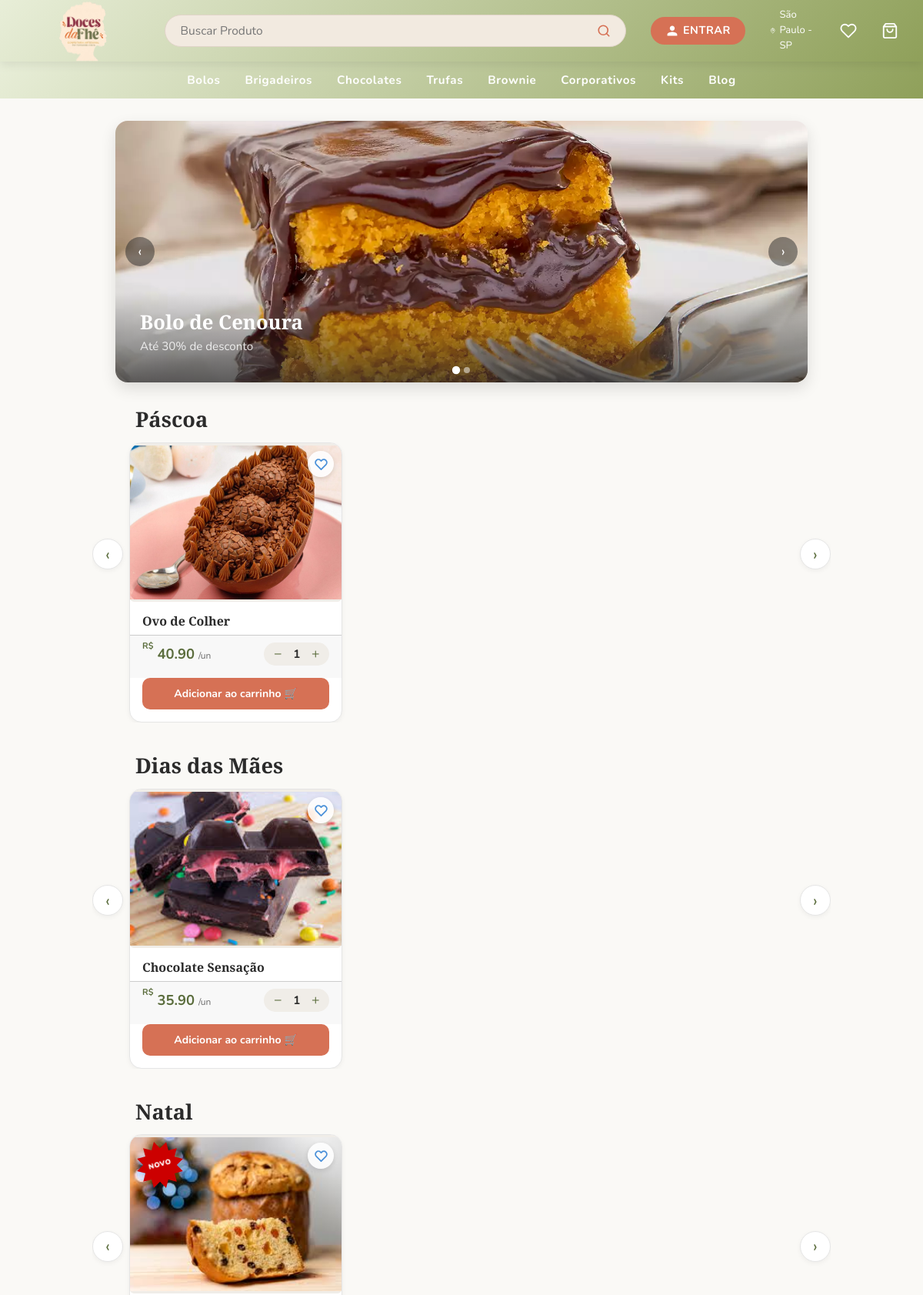
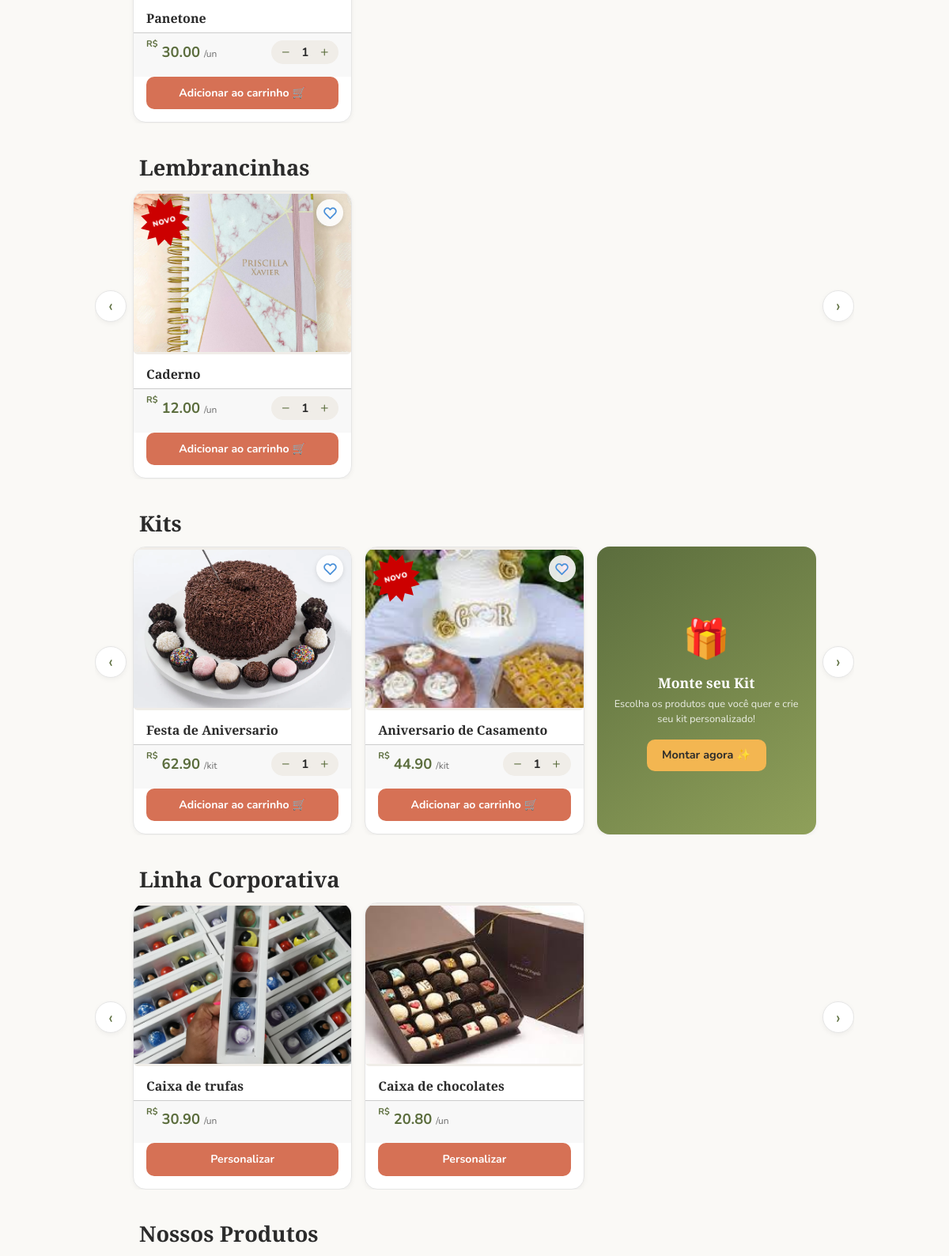
/dashboard (upper part), run on the app's committed database (2 pictures, top to bottom).
### models.py (models this page shows, shortened)
class CarrosselItem(db.Model):
    __tablename__ = "carrossel_itens"
    id         = db.Column(db.Integer, primary_key=True)
    titulo     = db.Column(db.String(200), nullable=True)
    subtitulo  = db.Column(db.String(300), nullable=True)
    imagem     = db.Column(db.String(300), nullable=False)  # nome do arquivo
    ordem      = db.Column(db.Integer, default=0)
    ativo      = db.Column(db.Boolean, default=True)
    created_at = db.Column(db.DateTime, default=datetime.utcnow)

class EventoEspecial(db.Model):
    __tablename__ = "eventos_especiais"
    id          = db.Column(db.Integer, primary_key=True)
    nome        = db.Column(db.String(100), nullable=False, unique=True)
    descricao   = db.Column(db.String(300), nullable=True)
    ativo       = db.Column(db.Boolean, default=True)
    data_inicio = db.Column(db.DateTime, nullable=True)  # None = sem restrição de início
    data_fim    = db.Column(db.DateTime, nullable=True)  # None = sem restrição de fim
    created_at  = db.Column(db.DateTime, default=datetime.utcnow)
    produtos = db.relationship('ProdutoEspecial', backref='evento', lazy=True, cascade='all, delete-orphan')
    @property
    def no_periodo(self):
        agora = datetime.now()
        if self.data_inicio and agora < self.data_inicio:
            return False
        if self.data_fim and agora > self.data_fim:
            return False
        return True

class ProdutoEspecial(db.Model):
    __tablename__ = "produtos_especiais"
    id           = db.Column(db.Integer, primary_key=True)
    evento_id    = db.Column(db.Integer, db.ForeignKey('eventos_especiais.id'), nullable=False)
    name         = db.Column(db.String(200), nullable=False)
    description  = db.Column(db.String(800), nullable=False)
    price        = db.Column(db.Numeric(10, 2), nullable=False)
    category          = db.Column(db.String(100), nullable=True, default='geral')
    image_url         = db.Column(db.String(300), nullable=True)
    mostrar           = db.Column(db.Boolean, default=True)
    estoque           = db.Column(db.Integer, default=0, nullable=False)
    estoque_minimo    = db.Column(db.Integer, default=5, nullable=False)
    quantidade_minima = db.Column(db.Integer, default=1, nullable=False)
    quantidade_maxima = db.Column(db.Integer, nullable=True)
    created_at     = db.Column(db.DateTime, default=datetime.utcnow)

class Kit(db.Model):
    __tablename__ = 'kits'
    id = db.Column(db.Integer, primary_key=True)
    name = db.Column(db.String(200), nullable=False)
    description = db.Column(db.Text, nullable=True)
    created_by = db.Column(
        db.Integer, db.ForeignKey('users.id'), nullable=False)
    is_admin_kit = db.Column(db.Boolean, default=False)   # True = admin kit
    ativo = db.Column(db.Boolean, default=True, nullable=False)
    created_at = db.Column(db.DateTime, default=datetime.utcnow)
    updated_at = db.Column(
        db.DateTime, default=datetime.utcnow, onupdate=datetime.utcnow)
    image_url      = db.Column(db.String(500), nullable=True)
    estoque        = db.Column(db.Integer, default=0, nullable=False)
    estoque_minimo = db.Column(db.Integer, default=5, nullable=False)
    products = db.relationship(
        'KitProduct', backref='kit', cascade='all, delete-orphan')
    creator = db.relationship('User', backref='kits')
    @property
    def total_price(self):
        return sum(kp.product.price * kp.quantity for kp in self.products)

class Product(db.Model):
    __tablename__ = "products"
    id          = db.Column(db.Integer, primary_key=True)
    name        = db.Column(db.String(200), unique=True, nullable=False, index=True)
    description = db.Column(db.String(800), nullable=False)
    image_url   = db.Column(db.String(300))
    price       = db.Column(db.Numeric(10, 2), nullable=False)
    category          = db.Column(db.String(100), nullable=True, default='geral')  # ✅ NOVO
    ativo             = db.Column(db.Boolean, default=True, nullable=False)
    estoque           = db.Column(db.Integer, default=0, nullable=False)
    estoque_minimo    = db.Column(db.Integer, default=5, nullable=False)
    quantidade_minima = db.Column(db.Integer, default=1, nullable=False)
    quantidade_maxima = db.Column(db.Integer, nullable=True)
    created_at     = db.Column(db.DateTime, default=datetime.utcnow)

class KitProduct(db.Model):
    __tablename__ = 'kit_products'
    kit_id = db.Column(db.Integer, db.ForeignKey('kits.id'), primary_key=True)
    product_id = db.Column(db.Integer, db.ForeignKey(
        'products.id'), primary_key=True)
    quantity = db.Column(db.Integer, default=1)
    added_at = db.Column(db.DateTime, default=datetime.utcnow)
    product = db.relationship('Product')

### app.py (the view)
@app.route('/dashboard')
def dashboard():
    produtos      = Product.query.filter(Product.ativo == True, Product.category != 'corporativos').all()
    produtos_corp = Product.query.filter_by(ativo=True, category='corporativos').all()
    eventos   = [e for e in EventoEspecial.query.filter_by(ativo=True).all() if e.no_periodo]
    carrossel = CarrosselItem.query.filter_by(ativo=True).order_by(CarrosselItem.ordem).all()
    kits      = Kit.query.filter_by(is_admin_kit=True, ativo=True).all()
    fav_p, fav_k, fav_e = _fav_sets(current_user.id) if current_user.is_authenticated else (set(), set(), set())
    rows_p = db.session.query(Avaliacao.produto_id, func.avg(Avaliacao.estrelas), func.count(Avaliacao.id))\
               .filter(Avaliacao.produto_id.isnot(None)).group_by(Avaliacao.produto_id).all()
    rows_k = db.session.query(Avaliacao.kit_id, func.avg(Avaliacao.estrelas), func.count(Avaliacao.id))\
               .filter(Avaliacao.kit_id.isnot(None)).group_by(Avaliacao.kit_id).all()
    medias_p = {r[0]: (round(r[1], 1), r[2]) for r in rows_p}
    medias_k = {r[0]: (round(r[1], 1), r[2]) for r in rows_k}
    return render_template('dashboard.html',
                           user=current_user,
                           produtos=produtos,
                           produtos_corp=produtos_corp,
                           eventos=eventos,
                           carrossel=carrossel,
                           kits=kits,
                           fav_p=fav_p, fav_k=fav_k, fav_e=fav_e,
                           medias_p=medias_p, medias_k=medias_k)

### templates/dashboard.html (shortened to what this page needs)
{% extends "admin/base.html" %}
{% block styles %}
<link rel="stylesheet" href="{{ url_for('static', filename='dashboard.css') }}">
{% endblock %}
{% block content %}
<header>
  <div class="logo">
    <a href="{{ url_for('dashboard') }}" >
      <img class="logo-img" src="{{ url_for('static', filename=site_config.logo_url if site_config and site_config.logo_url else 'uploads/logo.png') }}" alt="{{ site_config.site_name if site_config else 'Doces da Fhê' }}" />
    </a>
  </div>
  <div class="search-bar-wrap">
    <div class="search-bar">
      <input type="text" id="searchInput" placeholder="Buscar Produto"
             onkeydown="if(event.key==='Enter') buscarGlobal()" />
      <button onclick="buscarGlobal()" aria-label="Buscar"><svg xmlns="http://www.w3.org/2000/svg" width="18" height="18" viewBox="0 0 24 24" fill="none" stroke="currentColor" stroke-width="2.2" stroke-linecap="round" stroke-linejoin="round"><circle cx="11" cy="11" r="8"/><line x1="21" y1="21" x2="16.65" y2="16.65"/></svg></button>
    </div>
  </div>
  <div class="header-right">
    {% if current_user.is_authenticated %}
      <div class="user-menu">
        <span class="btn-entrar user-btn" onclick="this.closest('.user-menu').classList.toggle('open')"><svg xmlns="http://www.w3.org/2000/svg" width="16" height="16" viewBox="0 0 24 24" fill="currentColor"><path d="M12 12c2.7 0 4.8-2.1 4.8-4.8S14.7 2.4 12 2.4 7.2 4.5 7.2 7.2 9.3 12 12 12zm0 2.4c-3.2 0-9.6 1.6-9.6 4.8v2.4h19.2v-2.4c0-3.2-6.4-4.8-9.6-4.8z"/></svg> Bem-vindo, {% if current_user.is_admin %}Admin{% else %}{{ (current_user.name or current_user.email).split()[0] }}{% endif %}</span>
        <div class="user-dropdown">
          <a href="{{ url_for('meus_pedidos') }}" class="user-dropdown-item">Meus Pedidos</a>
          <a href="{{ url_for('logout') }}" class="user-dropdown-item">Sair &rarr;</a>
        </div>
      </div>
    {% else %}
      <a href="{{ url_for('login') }}" class="btn-entrar"><svg xmlns="http://www.w3.org/2000/svg" width="16" height="16" viewBox="0 0 24 24" fill="currentColor"><path d="M12 12c2.7 0 4.8-2.1 4.8-4.8S14.7 2.4 12 2.4 7.2 4.5 7.2 7.2 9.3 12 12 12zm0 2.4c-3.2 0-9.6 1.6-9.6 4.8v2.4h19.2v-2.4c0-3.2-6.4-4.8-9.6-4.8z"/></svg> ENTRAR</a>
    {% endif %}
    <span class="location">
      São Paulo - SP
    </span>
    <a href="{{ url_for('favoritos') }}" class="cart-icon-wrap" title="Favoritos">
      <svg width="22" height="22" viewBox="0 0 24 24" fill="none" stroke="white" stroke-width="2" stroke-linecap="round" stroke-linejoin="round">
        <path d="M20.84 4.61a5.5 5.5 0 0 0-7.78 0L12 5.67l-1.06-1.06a5.5 5.5 0 0 0-7.78 7.78l1.06 1.06L12 21.23l7.78-7.78 1.06-1.06a5.5 5.5 0 0 0 0-7.78z"/>
      </svg>
    </a>
    <a href="{{ url_for('carrinho') }}" class="cart-icon-wrap">
      <svg width="22" height="22" fill="white" viewBox="0 0 24 24">
        <path d="M6 2 3 6v14a2 2 0 0 0 2 2h14a2 2 0 0 0 2-2V6l-3-4zM3 6h18M16 10a4 4 0 0 1-8 0"
              stroke="white" stroke-width="2" fill="none" stroke-linecap="round" stroke-linejoin="round"/>
      </svg>
    </a>
  </div>
</header>
<nav>
  <a href="{{ url_for('categoria', nome='bolos') }}">Bolos</a>
  <a href="{{ url_for('categoria', nome='brigadeiros') }}">Brigadeiros</a>
  <a href="{{ url_for('categoria', nome='chocolates') }}">Chocolates</a>
  <a href="{{ url_for('categoria', nome='trufas') }}">Trufas</a>
  <a href="{{ url_for('categoria', nome='brownie') }}">Brownie</a>
  <a href="{{ url_for('categoria', nome='corporativos') }}">Corporativos</a>
  <a href="{{ url_for('kits_loja') }}">Kits</a>
  <a href="#">Blog</a>
</nav>
<div class="carrossel-wrap">
  <button class="carousel-btn prev" onclick="moverCarrossel(-1)">&#8249;</button>
  <div class="carrossel-track" id="carrosselTrack">
    {% if carrossel %}
      {% for item in carrossel %}
      <div class="carrossel-slide {% if loop.first %}active{% endif %}">
        <img src="{{ url_for('static', filename='uploads/carrossel/' + item.imagem) }}"
             alt="{{ item.titulo or 'Doces da Fhê' }}">
        {% if item.titulo or item.subtitulo %}
        <div class="carrossel-caption">
          {% if item.titulo %}<h2>{{ item.titulo }}</h2>{% endif %}
          {% if item.subtitulo %}<p>{{ item.subtitulo }}</p>{% endif %}
        </div>
        {% endif %}
      </div>
      {% endfor %}
    {% endif %}
  </div>
  <button class="carousel-btn next" onclick="moverCarrossel(1)">&#8250;</button>
  {% if carrossel|length > 1 %}
  <div class="carrossel-dots" id="carrosselDots">
    {% for item in carrossel %}
    <span class="dot {% if loop.first %}active{% endif %}"
          onclick="irParaSlide({ loop,index0 })"></span>
    {% endfor %}
  </div>
  {% endif %}
</div>
{% for evento in eventos %}
  {% if evento.ativo %}
    {% set produtos_visiveis = evento.produtos | selectattr('mostrar') | list %}
    {% if produtos_visiveis %}
    <h2 class="section-title">{{ evento.nome }}</h2>
    <div class="cards-carrossel-wrap">
      <button class="cards-btn prev" onclick="moverCards('evento-{{ loop.index }}', -1)">&#8249;</button>
      <div class="cards-track" id="evento-{{ loop.index }}">
        {% for p in produtos_visiveis %}
        <div class="card produto-item" data-nome="{{ p.name | lower }}">
          <button class="btn-fav {% if p.id in fav_e %}ativo{% endif %}"
                  data-tipo="especial" data-id="{{ p.id }}"
                  onclick="toggleFav(this)" title="Favoritar"><svg viewBox="0 0 24 24" width="17" height="17"><path d="M20.84 4.61a5.5 5.5 0 0 0-7.78 0L12 5.67l-1.06-1.06a5.5 5.5 0 0 0-7.78 7.78l1.06 1.06L12 21.23l7.78-7.78 1.06-1.06a5.5 5.5 0 0 0 0-7.78z"/></svg></button>
          {% if p.created_at and (now() - p.created_at).days < (site_config.new_badge_days or 7) %}<span class="badge-novo">Novo</span>{% endif %}
          <a href="{{ url_for('produto_especial_detalhe', id=p.id) }}" class="card-link-inner">
            <div class="card-img">
              {% if p.image_url %}
                <img src="{{ url_for('static', filename=p.image_url) }}" alt="{{ p.name }}">
              {% else %}🍰{% endif %}
            </div>
            <div class="card-body">
              <h3>{{ p.name }}</h3>
            </div>
          </a>
          <div class="card-footer">
            <span class="price"><sup>R$</sup> {{ "%.2f"|format(p.price) }} <span class="per">/un</span></span>
            <div class="qty" id="qty-e-{{ p.id }}">
              <button onclick="changeQty('e-{{ p.id }}', -1)">−</button>
              <span>1</span>
              <button onclick="changeQty('e-{{ p.id }}', 1)">+</button>
            </div>
          </div>
          <form method="POST" action="{{ url_for('adicionar_carrinho') }}">
            <button type="submit" class="btn-cart">Adicionar ao carrinho 🛒</button>
          </form>
        </div>
        {% endfor %}
      </div>
      <button class="cards-btn next" onclick="moverCards('evento-{{ loop.index }}', 1)">&#8250;</button>
    </div>
    {% endif %}
  {% endif %}
{% endfor %}
<h2 class="section-title">Kits</h2>
<div class="cards-carrossel-wrap">
  <button class="cards-btn prev" onclick="moverCards('kitsGridAll', -1)">&#8249;</button>
  <div class="cards-track" id="kitsGridAll">
    {% for kit in kits %}
    <div class="card produto-item" data-nome="{{ kit.name | lower }}">
      <button class="btn-fav {% if kit.id in fav_k %}ativo{% endif %}"
              data-tipo="kit" data-id="{{ kit.id }}"
              onclick="toggleFav(this)" title="Favoritar"><svg viewBox="0 0 24 24" width="17" height="17"><path d="M20.84 4.61a5.5 5.5 0 0 0-7.78 0L12 5.67l-1.06-1.06a5.5 5.5 0 0 0-7.78 7.78l1.06 1.06L12 21.23l7.78-7.78 1.06-1.06a5.5 5.5 0 0 0 0-7.78z"/></svg></button>
      {% if kit.created_at and (now() - kit.created_at).days < (site_config.new_badge_days or 7) %}<span class="badge-novo">Novo</span>{% endif %}
      <a href="{{ url_for('kit_detalhe', kit_id=kit.id) }}" class="card-link-inner">
        <div class="card-img">
          {% if kit.image_url %}
            <img src="{{ url_for('static', filename=kit.image_url) }}" alt="{{ kit.name }}">
          {% else %}🎁{% endif %}
        </div>
        <div class="card-body">
          <h3>{{ kit.name }}</h3>
        </div>
      </a>
      <div class="card-footer">
        <span class="price"><sup>R$</sup> {{ "%.2f"|format(kit.total_price) }} <span class="per">/kit</span></span>
        <div class="qty" id="qty-k-{{ kit.id }}">
          <button onclick="changeQty('k-{{ kit.id }}', -1)">−</button>
          <span>1</span>
          <button onclick="changeQty('k-{{ kit.id }}', 1)">+</button>
        </div>
      </div>
      <form method="POST" action="{{ url_for('adicionar_carrinho') }}">
        <button type="submit" class="btn-cart">Adicionar ao carrinho 🛒</button>
      </form>
    </div>
    {% endfor %}
    <div class="card card-kit-especial">
      <div class="kit-icon">🎁</div>
      <h3>Monte seu Kit</h3>
      <p>Escolha os produtos que você quer e crie seu kit personalizado!</p>
      <a href="{{ url_for('montar_kit') }}" class="kit-cta">Montar agora ✨</a>
    </div>
  </div>
  <button class="cards-btn next" onclick="moverCards('kitsGridAll', 1)">&#8250;</button>
</div>
{% if produtos_corp %}
<h2 class="section-title">Linha Corporativa</h2>
<div class="cards-carrossel-wrap">
  <button class="cards-btn prev" onclick="moverCards('corpGrid', -1)">&#8249;</button>
  <div class="cards-track" id="corpGrid">
    {% for produto in produtos_corp %}
    <div class="card produto-item" data-nome="{{ produto.name | lower }}">
      <a href="{{ url_for('produto_detalhe', id=produto.id) }}" class="card-link-inner">
        <div class="card-img">
          {% if produto.image_url %}
            <img src="{{ url_for('static', filename=produto.image_url) }}" alt="{{ produto.name }}">
          {% else %}🍫{% endif %}
        </div>
        <div class="card-body">
          <h3>{{ produto.name }}</h3>
        </div>
      </a>
      <div class="card-footer">
        <span class="price"><sup>R$</sup> {{ "%.2f"|format(produto.price) }} <span class="per">/un</span></span>
      </div>
      <a href="{{ url_for('corporativo_personalizar') }}?produto_id={{ produto.id }}" class="btn-cart"
         style="display:block;text-align:center;text-decoration:none;">Personalizar</a>
    </div>
    {% endfor %}
  </div>
  <button class="cards-btn next" onclick="moverCards('corpGrid', 1)">&#8250;</button>
</div>
{% endif %}
{% if produtos %}
<h2 class="section-title">Nossos Produtos</h2>
{% endif %}
{% endblock %}

### data on the page
CarrosselItem: imagem (picture), titulo "Bolo de Cenoura", subtitulo "Até 30% de desconto"
EventoEspecial: nome "Páscoa"
ProdutoEspecial: image_url (picture), name "Ovo de Colher", price "40.90"
EventoEspecial: nome "Dias das Mães"
ProdutoEspecial: image_url (picture), name "Chocolate Sensação", price "35.90"
EventoEspecial: nome "Natal"
ProdutoEspecial: image_url (picture), name "Panetone", price "30.00"
EventoEspecial: nome "Lembrancinhas"
ProdutoEspecial: image_url (picture), name "Caderno", price "12.00"
Kit: image_url (picture), name "Festa de Aniversario"
Product: total_price "62.90"
Kit: image_url (picture), name "Aniversario de Casamento"
Product: total_price "44.90"
Product: image_url (picture), name "Caixa de trufas", price "30.90"
Product: image_url (picture), name "Caixa de chocolates", price "20.80"
